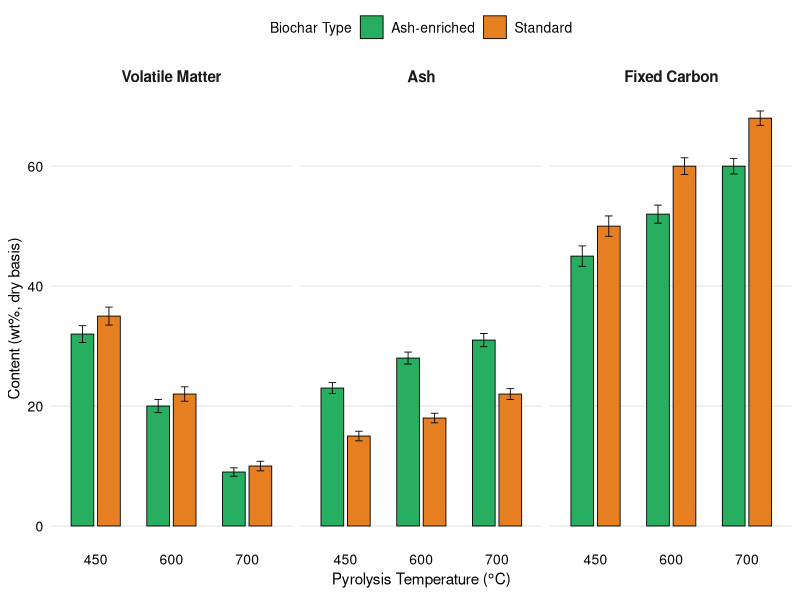
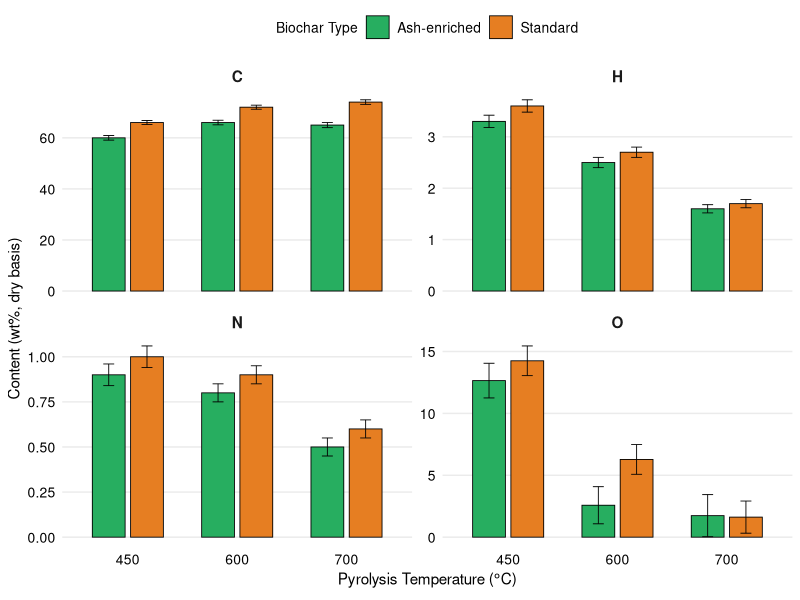
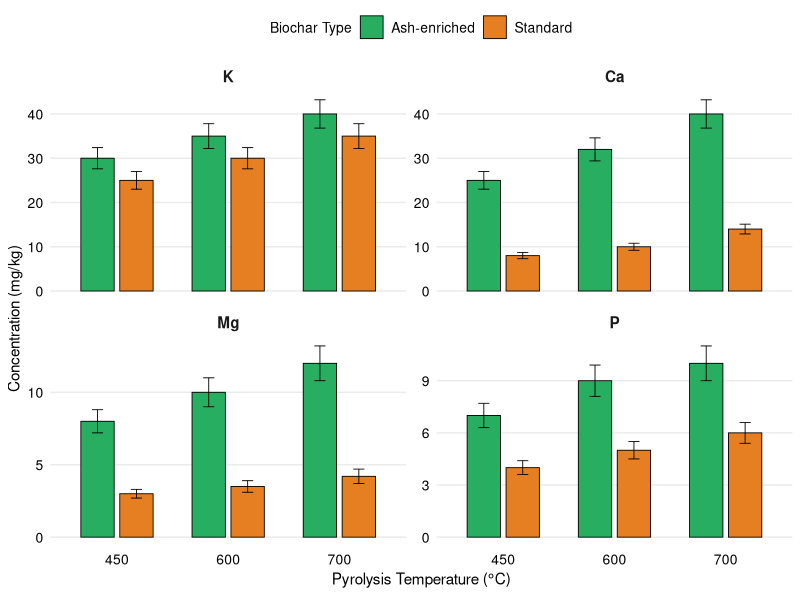
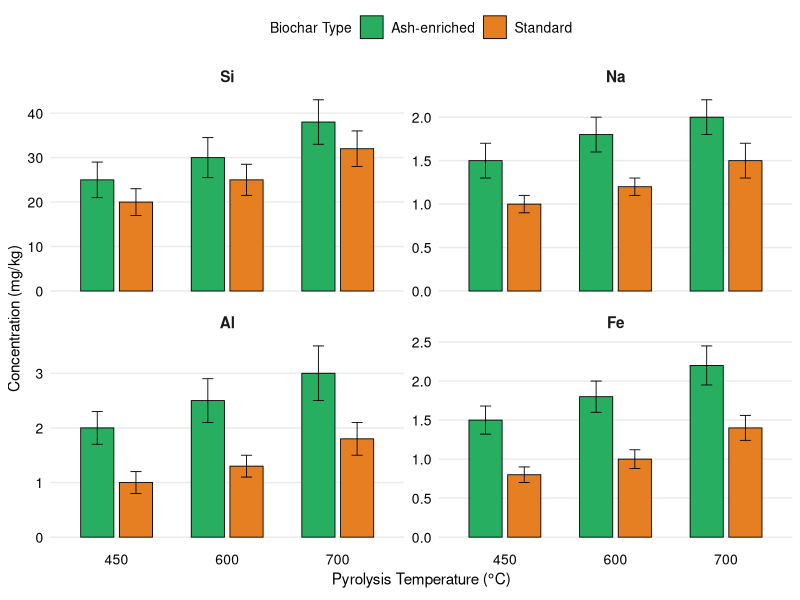
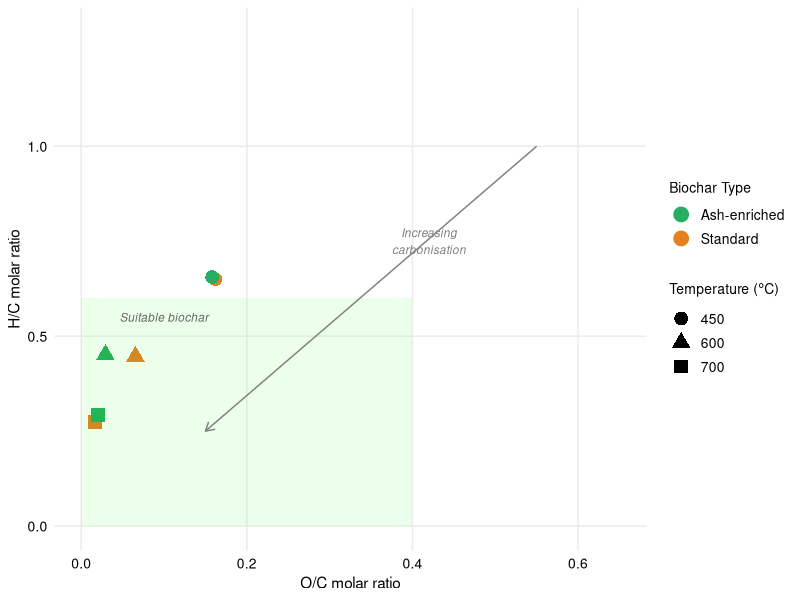

Write R code to recreate these figures, in order.
#Biochar Characteristion Figures

library(ggplot2)
library(dplyr)
library(tidyr)

#CHARACTERISATION DATA
#Proximate Analysis
proximate <- data.frame(
  Temperature = rep(c("450", "600", "700"), each = 2),
  Biochar_Type = rep(c("Standard", "Ash-enriched"), 3),
  VM      = c(35.0, 32.0, 22.0, 20.0, 10.0, 9.0),
  VM_sd   = c(1.5, 1.4, 1.2, 1.1, 0.8, 0.7),
  Ash     = c(15.0, 23.0, 18.0, 28.0, 22.0, 31.0),
  Ash_sd  = c(0.8, 0.9, 0.8, 1.0, 0.9, 1.1),
  FC      = c(50.0, 45.0, 60.0, 52.0, 68.0, 60.0),
  FC_sd   = c(1.7, 1.7, 1.4, 1.5, 1.2, 1.3)
)

proximate$Temperature <- factor(proximate$Temperature,
                                levels = c("450", "600", "700"))


#Elemental Analysis
elemental <- data.frame(
  Temperature = rep(c("450", "600", "700"), each = 2),
  Biochar_Type = rep(c("Standard", "Ash-enriched"), 3),
  C       = c(66.0, 60.0, 72.0, 66.0, 74.0, 65.0),
  C_sd    = c(0.8, 0.9, 0.8, 0.9, 0.9, 1.0),
  H       = c(3.60, 3.30, 2.70, 2.50, 1.70, 1.60),
  H_sd    = c(0.12, 0.12, 0.10, 0.10, 0.08, 0.08),
  N       = c(1.00, 0.90, 0.90, 0.80, 0.60, 0.50),
  N_sd    = c(0.06, 0.06, 0.05, 0.05, 0.05, 0.05),
  O       = c(14.25, 12.65, 6.28, 2.58, 1.62, 1.74),
  O_sd    = c(1.2, 1.4, 1.2, 1.5, 1.3, 1.7)
)

elemental$Temperature <- factor(elemental$Temperature,
                                levels = c("450", "600", "700"))
biochar_colours <- c("Standard" = "#E67E22",        # orange
                     "Ash-enriched" = "#27AE60")     # green
dissertation_theme <- theme_minimal() +
  theme(
    text = element_text(size = 11),
    axis.title = element_text(size = 11),
    axis.text = element_text(size = 10, colour = "black"),
    legend.title = element_text(size = 10),
    legend.text = element_text(size = 10),
    legend.position = "top",
    panel.grid.major.x = element_blank(),
    panel.grid.minor = element_blank(),
    strip.text = element_text(size = 11, face = "bold")
  )

#FIGURE 1: PROXIMATE ANALYSIS GROUPED BAR CHART

prox_long <- proximate %>%
  pivot_longer(
    cols = c(VM, Ash, FC),
    names_to = "Component",
    values_to = "Value"
  )
#atching SD values
prox_sd <- proximate %>%
  pivot_longer(
    cols = c(VM_sd, Ash_sd, FC_sd),
    names_to = "Component_sd",
    values_to = "SD"
  ) %>%
  mutate(Component = gsub("_sd", "", Component_sd))
# Combine
prox_plot <- prox_long %>%
  left_join(
    prox_sd %>% select(Temperature, Biochar_Type, Component, SD),
    by = c("Temperature", "Biochar_Type", "Component")
  )

# Set component order
prox_plot$Component <- factor(prox_plot$Component,
                              levels = c("VM", "Ash", "FC"),
                              labels = c("Volatile Matter", "Ash", "Fixed Carbon"))

# Create the plot
fig1 <- ggplot(prox_plot, aes(x = Temperature, y = Value,
                              fill = Biochar_Type)) +
  geom_bar(stat = "identity", position = position_dodge(0.7),
           width = 0.6, colour = "black", linewidth = 0.3) +
  geom_errorbar(aes(ymin = Value - SD, ymax = Value + SD),
                position = position_dodge(0.7), width = 0.2, linewidth = 0.3) +
  facet_wrap(~ Component) +
  scale_fill_manual(values = biochar_colours, name = "Biochar Type") +
  labs(
    x = expression("Pyrolysis Temperature ("*degree*"C)"),
    y = "Content (wt%, dry basis)"
  ) +
  dissertation_theme

##PRINT 

print(fig1)






#FIGURE 2: ELEMENTAL ANALYSIS GROUPED BAR CHART
elem_long <- elemental %>%
  pivot_longer(
    cols = c(C, H, N, O),
    names_to = "Element",
    values_to = "Value"
  )
elem_sd <- elemental %>%
  pivot_longer(
    cols = c(C_sd, H_sd, N_sd, O_sd),
    names_to = "Element_sd",
    values_to = "SD"
  ) %>%
  mutate(Element = gsub("_sd", "", Element_sd))

elem_plot <- elem_long %>%
  left_join(
    elem_sd %>% select(Temperature, Biochar_Type, Element, SD),
    by = c("Temperature", "Biochar_Type", "Element")
  )

elem_plot$Element <- factor(elem_plot$Element,
                            levels = c("C", "H", "N", "O"))

fig2 <- ggplot(elem_plot, aes(x = Temperature, y = Value,
                              fill = Biochar_Type)) +
  geom_bar(stat = "identity", position = position_dodge(0.7),
           width = 0.6, colour = "black", linewidth = 0.3) +
  geom_errorbar(aes(ymin = Value - SD, ymax = Value + SD),
                position = position_dodge(0.7), width = 0.2, linewidth = 0.3) +
  facet_wrap(~ Element, scales = "free_y") +
  scale_fill_manual(values = biochar_colours, name = "Biochar Type") +
  labs(
    x = expression("Pyrolysis Temperature ("*degree*"C)"),
    y = "Content (wt%, dry basis)"
  ) +
  dissertation_theme

print(fig2)







#2c. ICP-OES Data
# 1 corrected to 6 
icp <- data.frame(
  Temperature = rep(c("450", "600", "700"), each = 2),
  Biochar_Type = rep(c("Standard", "Ash-enriched"), 3),
  K       = c(25.0, 30.0, 30.0, 35.0, 35.0, 40.0),
  K_sd    = c(2.0, 2.4, 2.4, 2.8, 2.8, 3.2),
  Ca      = c(8.0, 25.0, 10.0, 32.0, 14.0, 40.0),
  Ca_sd   = c(0.7, 2.0, 0.8, 2.6, 1.1, 3.2),
  Mg      = c(3.0, 8.0, 3.5, 10.0, 4.2, 12.0),
  Mg_sd   = c(0.3, 0.8, 0.4, 1.0, 0.5, 1.2),
  P       = c(4.0, 7.0, 5.0, 9.0, 6.0, 10.0),
  P_sd    = c(0.4, 0.7, 0.5, 0.9, 0.6, 1.0)
)

icp$Temperature <- factor(icp$Temperature,
                          levels = c("450", "600", "700"))
icp_long <- icp %>%
  pivot_longer(
    cols = c(K, Ca, Mg, P),
    names_to = "Element",
    values_to = "Value"
  )
icp_sd_long <- icp %>%
  pivot_longer(
    cols = c(K_sd, Ca_sd, Mg_sd, P_sd),
    names_to = "Element_sd",
    values_to = "SD"
  ) %>%
  mutate(Element = gsub("_sd", "", Element_sd))

icp_plot <- icp_long %>%
  left_join(
    icp_sd_long %>% select(Temperature, Biochar_Type, Element, SD),
    by = c("Temperature", "Biochar_Type", "Element")
  )

icp_plot$Element <- factor(icp_plot$Element,
                           levels = c("K", "Ca", "Mg", "P"))

fig3 <- ggplot(icp_plot, aes(x = Temperature, y = Value,
                             fill = Biochar_Type)) +
  geom_bar(stat = "identity", position = position_dodge(0.7),
           width = 0.6, colour = "black", linewidth = 0.3) +
  geom_errorbar(aes(ymin = Value - SD, ymax = Value + SD),
                position = position_dodge(0.7), width = 0.2, linewidth = 0.3) +
  facet_wrap(~ Element, scales = "free_y") +
  scale_fill_manual(values = biochar_colours, name = "Biochar Type") +
  labs(
    x = expression("Pyrolysis Temperature ("*degree*"C)"),
    y = "Concentration (mg/kg)"
  ) +
  dissertation_theme

print(fig3)



#FIGURE: ICP-OES Na, Si, Al, Fe 



# Reuse colour scheme and theme
biochar_colours <- c("Standard" = "#E67E22",
                     "Ash-enriched" = "#27AE60")

dissertation_theme <- theme_minimal() +
  theme(
    text = element_text(size = 11),
    axis.title = element_text(size = 11),
    axis.text = element_text(size = 10, colour = "black"),
    legend.title = element_text(size = 10),
    legend.text = element_text(size = 10),
    legend.position = "top",
    panel.grid.major.x = element_blank(),
    panel.grid.minor = element_blank(),
    strip.text = element_text(size = 11, face = "bold")
  )

icp_other <- data.frame(
  Temperature  = rep(c("450", "600", "700"), each = 2),
  Biochar_Type = rep(c("Standard", "Ash-enriched"), 3),
  Na      = c(1.0, 1.5, 1.2, 1.8, 1.5, 2.0),
  Na_sd   = c(0.1, 0.2, 0.1, 0.2, 0.2, 0.2),
  Si      = c(20.0, 25.0, 25.0, 30.0, 32.0, 38.0),
  Si_sd   = c(3.0, 4.0, 3.5, 4.5, 4.0, 5.0),
  Al      = c(1.0, 2.0, 1.3, 2.5, 1.8, 3.0),
  Al_sd   = c(0.2, 0.3, 0.2, 0.4, 0.3, 0.5),
  Fe      = c(0.80, 1.50, 1.00, 1.80, 1.40, 2.20),
  Fe_sd   = c(0.10, 0.18, 0.12, 0.20, 0.16, 0.25)
)

icp_other$Temperature <- factor(icp_other$Temperature,
                                levels = c("450", "600", "700"))

# Pivot values to long format
icp_other_long <- icp_other %>%
  pivot_longer(
    cols = c(Na, Si, Al, Fe),
    names_to = "Element",
    values_to = "Value"
  )


icp_other_sd <- icp_other %>%
  pivot_longer(
    cols = c(Na_sd, Si_sd, Al_sd, Fe_sd),
    names_to = "Element_sd",
    values_to = "SD"
  ) %>%
  mutate(Element = gsub("_sd", "", Element_sd))

# Join values and SDs
icp_other_plot <- icp_other_long %>%
  left_join(
    icp_other_sd %>% select(Temperature, Biochar_Type, Element, SD),
    by = c("Temperature", "Biochar_Type", "Element")
  )

# Set element order
icp_other_plot$Element <- factor(icp_other_plot$Element,
                                 levels = c("Si", "Na", "Al", "Fe"))

# Plot
fig_icp_other <- ggplot(icp_other_plot,
                        aes(x = Temperature, y = Value,
                            fill = Biochar_Type)) +
  geom_bar(stat = "identity", position = position_dodge(0.7),
           width = 0.6, colour = "black", linewidth = 0.3) +
  geom_errorbar(aes(ymin = Value - SD, ymax = Value + SD),
                position = position_dodge(0.7), width = 0.2,
                linewidth = 0.3) +
  facet_wrap(~ Element, scales = "free_y") +
  scale_fill_manual(values = biochar_colours, name = "Biochar Type") +
  labs(
    x = expression("Pyrolysis Temperature ("*degree*"C)"),
    y = "Concentration (mg/kg)"
  ) +
  dissertation_theme

print(fig_icp_other)




#ELEMENTAL DATA AND CALCULATE RATIOS
# Atomic masses
mass_C <- 12.011
mass_H <- 1.008
mass_O <- 15.999

# elemental analysis data (wt%, dry basis)
ratios <- data.frame(
  Temperature  = c("450", "600", "700", "450", "600", "700"),
  Biochar_Type = c("Standard", "Standard", "Standard",
                   "Ash-enriched", "Ash-enriched", "Ash-enriched"),
  C_wt = c(66.0, 72.0, 74.0, 60.0, 66.0, 65.0),
  H_wt = c(3.60, 2.70, 1.70, 3.30, 2.50, 1.60),
  O_wt = c(14.25, 6.28, 1.62, 12.65, 2.58, 1.74)
)
#wt% to moles
# Divide each elements wt% by its atomic mass
#number of moles per 100g of biochar
ratios$C_mol <- ratios$C_wt / mass_C
ratios$H_mol <- ratios$H_wt / mass_H
ratios$O_mol <- ratios$O_wt / mass_O

#molar ratios
ratios$HC_ratio <- ratios$H_mol / ratios$C_mol
ratios$OC_ratio <- ratios$O_mol / ratios$C_mol

#results
ratios %>%
  select(Temperature, Biochar_Type, HC_ratio, OC_ratio) %>%
  mutate(
    HC_ratio = round(HC_ratio, 3),
    OC_ratio = round(OC_ratio, 3)
  )

#H/C decreasing with temperature (less hydrogen = more aromatic)
#O/C decreasing with temperature (less oxygen = fewer functional groups)
#Ash-enriched biochars may have slightly different ratios due to
#lower C content (diluted by ash)


# PART 3: VAN KREVELEN DIAGRAM

# The position on the diagram tells the degree of carbonisation.
# elemental analysis it show biochar chemistry.

# Set up colours 
biochar_colours <- c("Standard" = "#E67E22",        # orange
                     "Ash-enriched" = "#27AE60")     # green

#Set up shapes
temp_shapes <- c("450" = 16,    # filled circle
                 "600" = 17,    # filled triangle
                 "700" = 15)    # filled square

ratios$Temperature <- factor(ratios$Temperature,
                             levels = c("450", "600", "700"))

fig_vk <- ggplot(ratios, aes(x = OC_ratio, y = HC_ratio,
                             colour = Biochar_Type,
                             shape = Temperature)) +
  geom_point(size = 4, stroke = 1) +
  scale_colour_manual(values = biochar_colours, name = "Biochar Type") +
  scale_shape_manual(values = temp_shapes,
                     name = expression("Temperature ("*degree*"C)")) +
  
  # Add reference zones 
  annotate("rect", xmin = 0, xmax = 0.4, ymin = 0, ymax = 0.6,
           fill = "green", alpha = 0.08) +
  annotate("text", x = 0.10, y = 0.55, label = "Suitable biochar",
           size = 3, colour = "grey40", fontface = "italic") +
  

  
  # arrow showing the direction of increasing carbonisation
  annotate("segment", x = 0.55, y = 1.0, xend = 0.15, yend = 0.25,
           arrow = arrow(length = unit(0.25, "cm")),
           colour = "grey50", linewidth = 0.5) +
  annotate("text", x = 0.42, y = 0.75,
           label = "Increasing\ncarbonisation", size = 3,
           colour = "grey50", fontface = "italic") +
  
  labs(
    x = "O/C molar ratio",
    y = "H/C molar ratio"
  ) +
  theme_minimal() +
  theme(
    text = element_text(size = 20),
    axis.title = element_text(size = 11),
    axis.text = element_text(size = 10, colour = "black"),
    legend.title = element_text(size = 10),
    legend.text = element_text(size = 10),
    legend.position = "right",
    panel.grid.minor = element_blank()
  ) +
  # Set axis limits to give some breathing room
  xlim(0, 0.65) +
  ylim(0, 1.3)

print(fig_vk)
